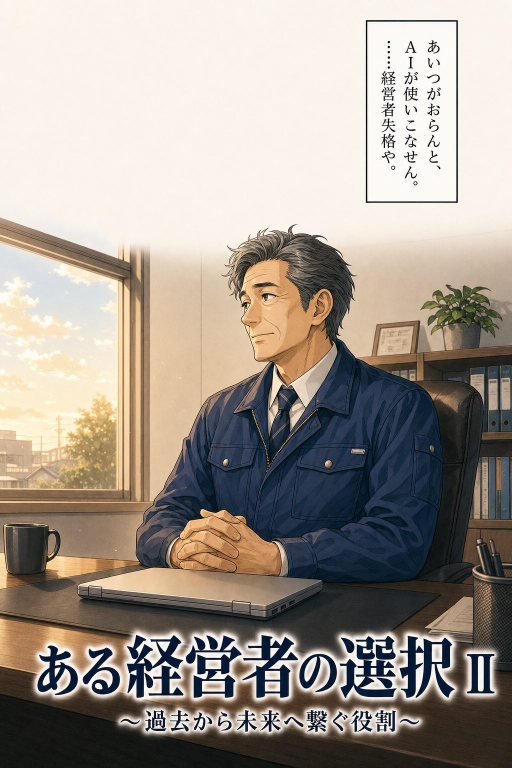
#> input picture manga2/pages/p01.jpg, 1024 x 1536 px (shown at 1/2 size); its folder holds 4 pictures in this run
$ python crops.py
#> lines starting #> are read from the running program, lines starting #| are printed output that depends on the picture
# -*- coding: utf-8 -*-
"""漫画のページから、動画に使う窓を切り出す。

  python bootcamp/movie/crops.py

anim/ に入るのは Higgsfield に渡す 16:9 の開始画像。**フキダシを外した領域**を選んである。
フキダシごと動かすと中の日本語が崩れるため、セリフは build.py 側でテロップとして焼き直す。
src/ に入るのは Ken Burns 用の帯コマ（現在はラストの s12 のみ使用）。

座標は manga2/pages/<page>.jpg（1024x1536）上のピクセル。
コマ割りを変えたら、ここだけ直せば作り直せる。
"""
import os, sys, io
from PIL import Image

sys.stdout = io.TextIOWrapper(sys.stdout.buffer, encoding='utf-8')
HERE = os.path.dirname(os.path.abspath(__file__))
PAGES = os.path.join(HERE, '..', '..', 'manga2', 'pages')

# key: (page, x0, y0, x1, y1) — フキダシを含まない窓
ANIM = {
    'a_desk': ('p01', 330, 470, 1024, 861),    # 社長がデスクで窓の外を見る
    'a_trio': ('p05', 200, 758, 824, 1102),    # 社員2人／奥を社長が通る
    'c03':    ('p05', 400, 1108, 1017, 1455),  # PCの前で手が止まる
    'c04':    ('p09', 0, 0, 768, 432),         # 会議室のドアが開く
    'c05':    ('p09', 30, 437, 675, 800),      # ホワイトボード 10:00-15:00
    'c06':    ('p09', 378, 808, 968, 1140),    # 講師が三本指（Klingは指を描き替えるので静止で使う）
    'c08':    ('p13', 400, 380, 1024, 731),    # 見積3案を見る
    'a_face': ('p17', 505, 880, 1024, 1172),   # 涙
    'c10':    ('p21', 240, 1148, 923, 1532),   # 決めるんは、ワシらや
}

# key: (page, y0, y1) — 全幅の帯コマ
STRIP = {
    's12': ('p24', 949, 1524),                 # ラスト「いつAIやるの、今でしょ。」
}


def main():
    for d in ('anim', 'src'):
        os.makedirs(os.path.join(HERE, d), exist_ok=True)

    for k, (page, x0, y0, x1, y1) in ANIM.items():
        im = Image.open(os.path.join(PAGES, page + '.jpg')).crop((x0, y0, x1, y1))
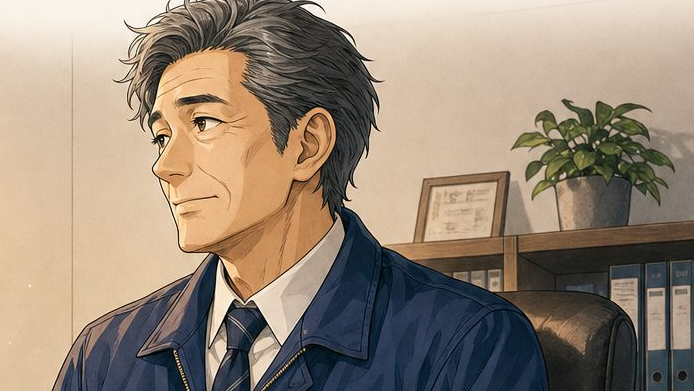
#> im: PIL image 694x391 RGB; mean R, G, B 151, 135.5, 118.9
        im = im.resize((1280, int(1280 * im.height / im.width)), Image.LANCZOS)
#> im: PIL image 1280x721 RGB
        h = 720
        if im.height > h:                      # 縦が余るぶんは中央を残す
            t = (im.height - h) // 2
#> t = 0
            im = im.crop((0, t, 1280, t + h))
#> im: PIL image 1280x720 RGB
        elif im.height < h:
            pad = Image.new('RGB', (1280, h), (255, 255, 255))
            pad.paste(im, (0, (h - im.height) // 2))
            im = pad
        im.save(os.path.join(HERE, 'anim', k + '.png'))
        print(f'anim/{k}.png  {page} {x0},{y0}-{x1},{y1}')

    for k, (page, y0, y1) in STRIP.items():
        im = Image.open(os.path.join(PAGES, page + '.jpg')).crop((0, y0, 1024, y1))
        im.save(os.path.join(HERE, 'src', k + '.png'))
        print(f'src/{k}.png   {page} y{y0}-{y1}')


if __name__ == '__main__':
#> (the run stopped early here; a loop or call above may not have finished)
